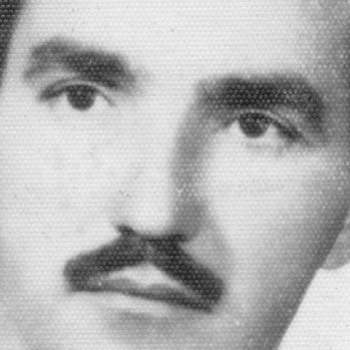
#> input picture processamentoImagens/dft.png, 350 x 350 px
$ python 3-idft.py
#> lines starting #> are read from the running program, lines starting #| are printed output that depends on the picture
import numpy as np
import cv2
from matplotlib import pyplot as plt

imagemOriginal = cv2.imread('dft.png', cv2.IMREAD_GRAYSCALE)
#> imagemOriginal is the input picture: shape (350, 350); min 25, max 248, mean 180.8

transformadaDeFourier = cv2.dft(np.float32(imagemOriginal), flags = cv2.DFT_COMPLEX_OUTPUT)
# Shift the zero-frequency component to the center of the spectrum.
transformadaDeFourierModificada = np.fft.fftshift(transformadaDeFourier)
imagemNoDominioDaFrequencia = 20 * np.log(cv2.magnitude(transformadaDeFourierModificada[:,:,0],transformadaDeFourierModificada[:,:,1]))
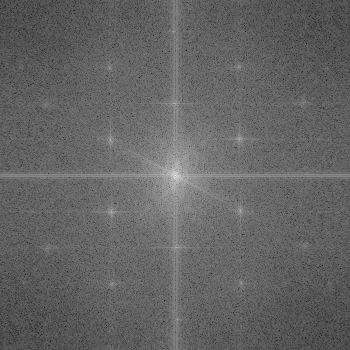
#> imagemNoDominioDaFrequencia: shape (350, 350) float32; min 5.17, max 338.3, mean 136.1; drawn with min black and max white

plt.title('Imagem no Espaco da Frequencia')
plt.xticks([])
plt.yticks([])

cv2.imshow('Imagem Original', imagemOriginal)
plt.imshow(imagemNoDominioDaFrequencia, cmap='gray')
plt.show()

altura, largura = imagemOriginal.shape
#> altura = 350; largura = 350
alturaMedia, larguraMedia = int(altura/2), int(largura/2)
#> alturaMedia = 175; larguraMedia = 175

mascara = np.zeros((altura, largura, 2), np.uint8)
mascara[alturaMedia-30:alturaMedia+30, larguraMedia-30:larguraMedia+30] = 1
transformadaDeFourierModificada *= mascara
imagemNoDominioDaFrequencia = 20 * np.log(cv2.magnitude(transformadaDeFourierModificada[:,:,0],transformadaDeFourierModificada[:,:,1]))
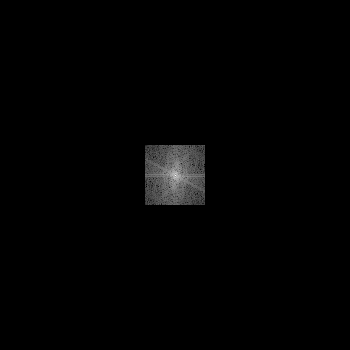
#> imagemNoDominioDaFrequencia: shape (350, 350) float32; 97.06% of the values are NaN or infinite; the others: min 109.1, max 338.3, mean 191.4; drawn with min black, max white, NaN and infinite black

transformadaDeFourierInversa = np.fft.ifftshift(transformadaDeFourierModificada)
imagemFiltrada = cv2.idft(transformadaDeFourierInversa)
imagemFiltrada = cv2.magnitude(imagemFiltrada[:,:,0],imagemFiltrada[:,:,1])
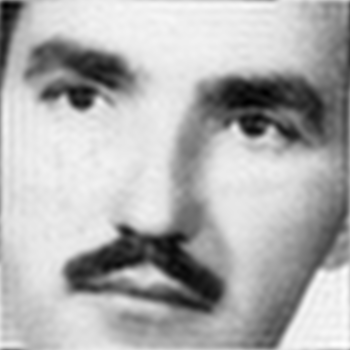
#> imagemFiltrada: shape (350, 350) float32; min 5099842, max 29731406, mean 22147094; drawn with min black and max white

plt.title('Imagem Filtrada')
plt.xticks([])
plt.yticks([])

plt.imshow(imagemNoDominioDaFrequencia, cmap='gray')
plt.show()

cv2.imshow('Imagem Original', imagemOriginal)
plt.imshow(imagemFiltrada, cmap='gray')
plt.show()

$ run again, with processamentoImagens/biel.png copied over processamentoImagens/dft.png
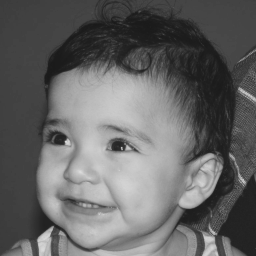
#> input picture processamentoImagens/biel.png, 256 x 256 px
#> imagemOriginal is the input picture: shape (256, 256); min 26, max 219, mean 100.9
#> `imagemNoDominioDaFrequencia = 20 * np.log(cv2.magnitude(transformadaDe..`:
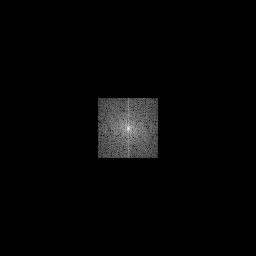
#> imagemNoDominioDaFrequencia: shape (256, 256) float32; 94.51% of the values are NaN or infinite; the others: min 111.1, max 314.1, mean 185.7; drawn with min black, max white, NaN and infinite black
#> `imagemFiltrada = cv2.magnitude(imagemFiltrada[:,:,0],imagemFiltrada[:,..`:
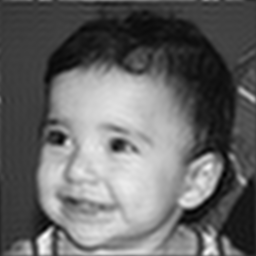
#> imagemFiltrada: shape (256, 256) float32; min 984926.5, max 14920644, mean 6613209; drawn with min black and max white
